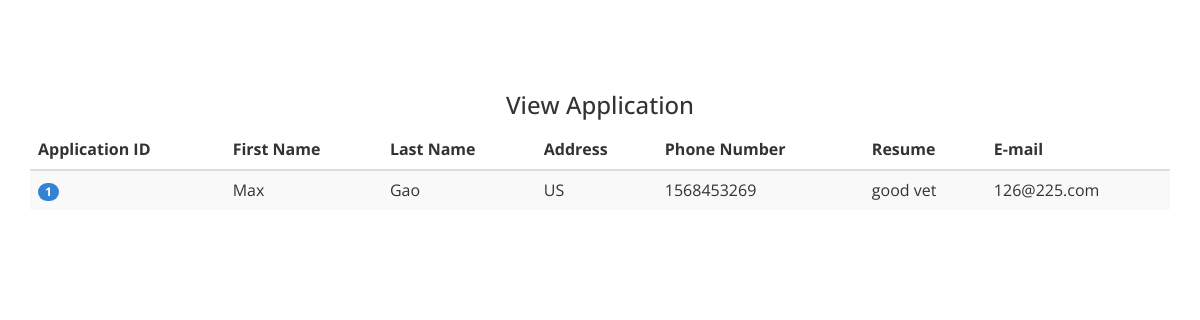
The app's page /mngviewvol.php with its own data.
### tables this page shows
CREATE TABLE IF NOT EXISTS `Volunteer` (
  `ApplicationID` INT NOT NULL AUTO_INCREMENT,
  `FirstName` VARCHAR(45) NOT NULL,
  `LastName` VARCHAR(45) NOT NULL,
  `Address` VARCHAR(45) NOT NULL,
  `PhoneNumber` VARCHAR(45) NOT NULL,
  `Resume` VARCHAR(45) NOT NULL,
  `Email` VARCHAR(45) NOT NULL,
  PRIMARY KEY (`ApplicationID`));

### web/mngviewvol.php (the view, shortened to what this page needs)
<!doctype html>
<html>
<head>
    <link href="css/bootstrap.css" rel="stylesheet" type="text/css" media="all">
    <link href="css/style.css" rel="stylesheet" type="text/css"/>
</head>
<body>
<div class="typrography">
    <div class="container">
        <section id="tables">
            <div class="bs-docs-example">
                <h3 style="text-align:center">View Application</h3>
                <table class="table table-striped">
                    <thead>
                    <tr>
                        <th>Application ID</th>
                        <th>First Name</th>
                        <th>Last Name</th>
                        <th>Address</th>
                        <th>Phone Number</th>
                        <th>Resume</th>
                        <th>E-mail</th>
                    </tr>
                    </thead>
                    <tbody>
                    <?php
                    $DB_HOST = 'localhost';
                    $DB_PORT = '3306';
                    $DB_USER = 'root';
                    $DB_PASS = '';
                    $DB_NAME = 'aqua';
                    $mysqli = new mysqli($DB_HOST, $DB_USER, $DB_PASS, $DB_NAME, $DB_PORT);
                    $sql = "select * from volunteer;";
                    $result = $mysqli->query($sql);
                    while ($volInfo = mysqli_fetch_array($result)) {
                        $ID = $volInfo[0];
                        $firstname = $volInfo[1];
                        $lastname = $volInfo[2];
                        $address = $volInfo[3];
                        $phone = $volInfo[4];
                        $resume = $volInfo[5];
                        $email = $volInfo[6];
                        echo "<tr>";
                        echo "<td><span class='badge'>$ID</span></td>";
                        echo "<td>$firstname</td>";
                        echo "<td>$lastname</td>";
                        echo "<td>$address</td>";
                        echo "<td>$phone</td>";
                        echo "<td>$resume</td>";
                        echo "<td>$email</td>";
                        echo "</tr>";
                    }
                    ?>
                    </tbody>
                </table>
            </div>
        </section>
    </div>
</div>
<br>
<br>
</body>
</html>

### web/css/style.css (style rules this page uses)
html, body { font-family: 'Open Sans', sans-serif; font-size: 100%; background: #FFf; }
h1,h2,h3,h4,h5,h6 { margin:0; }
.typrography { padding: 5em 0; }
.grid_5 h1, h2, h3, h4, h5, h6 { padding: 12px 0; }
.badge { background-color: #3382D3; }

### records on screen
volunteer: ApplicationID "1", FirstName "Max", LastName "Gao", Address "US", PhoneNumber "1568453269", Resume "good vet", Email "126@225.com"
